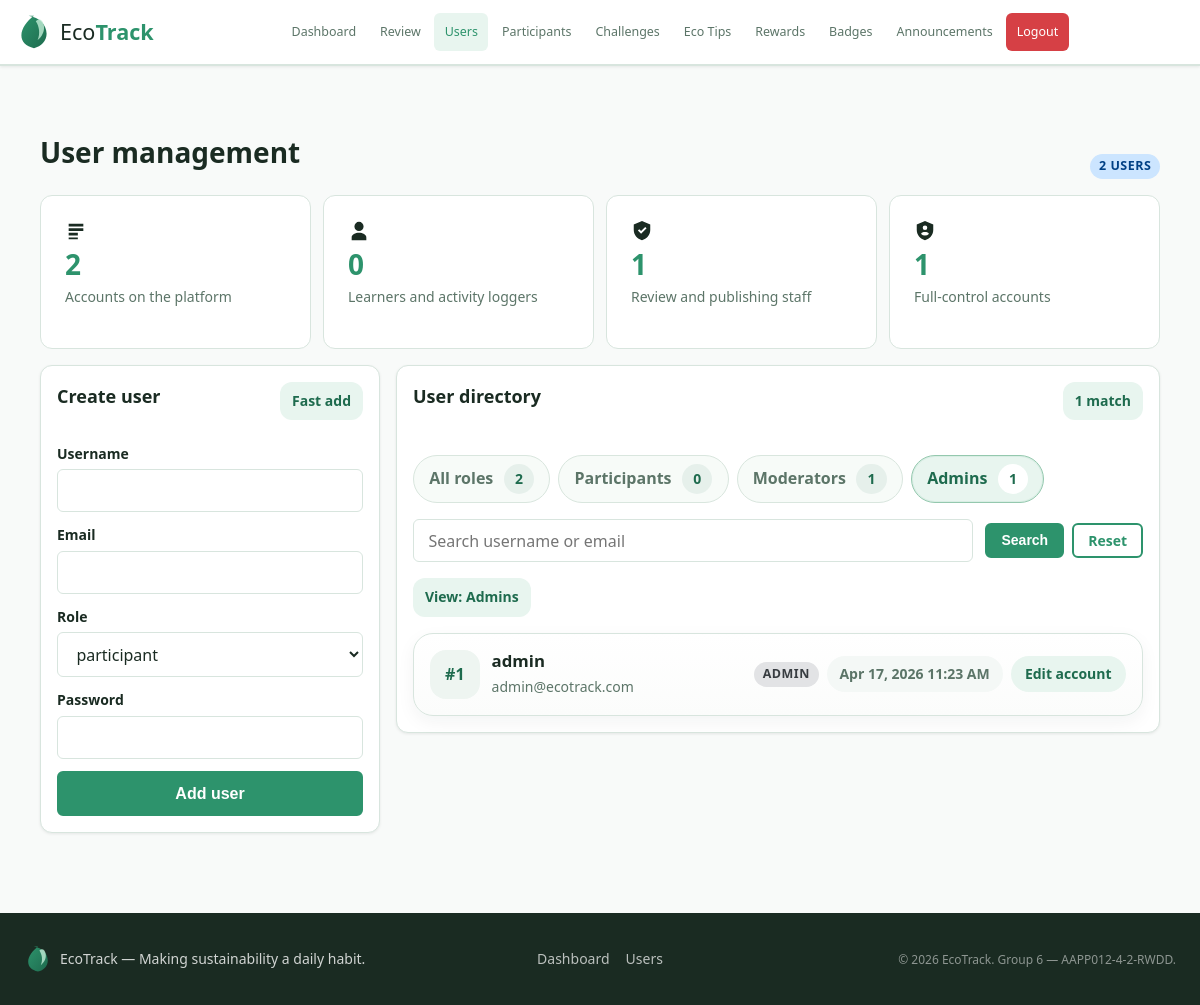
/admin/user_management.php?role=admin (signed in), run on the app's committed database.
### tables this page shows
CREATE TABLE IF NOT EXISTS users (
  user_id INT AUTO_INCREMENT PRIMARY KEY,
  username VARCHAR(50) NOT NULL UNIQUE,
  email VARCHAR(100) NOT NULL UNIQUE,
  password VARCHAR(255) NOT NULL,
  role ENUM('participant','moderator','admin') NOT NULL DEFAULT 'participant',
  points INT NOT NULL DEFAULT 0,
  streak INT NOT NULL DEFAULT 0,
  last_checkin DATE DEFAULT NULL,
  avatar VARCHAR(255) DEFAULT NULL,
  created_at DATETIME DEFAULT CURRENT_TIMESTAMP,
  INDEX idx_users_role (role)
);

### includes/auth.php (called while the page is built, shortened)
<?php
function takeFormOld(): array
{
    $old = $_SESSION['form_old'] ?? [];
    return is_array($old) ? $old : [];
}

### includes/helpers.php (called while the page is built, shortened)
<?php
function sanitise(mixed $value): string
{
    return htmlspecialchars((string)$value, ENT_QUOTES | ENT_SUBSTITUTE, 'UTF-8');
}

### admin/user_management.php (the view, shortened to what this page needs)
<?php
$pdo = getPDO();
$old = takeFormOld();
$userForm = [
    'username' => $old['username'] ?? '',
    'email'    => $old['email'] ?? '',
    'role'     => $old['role'] ?? 'participant',
];
$roleCounts = [
    'participant' => 0,
    'moderator' => 0,
    'admin' => 0,
];
$roleRows = $pdo->query('SELECT role, COUNT(*) AS total FROM users GROUP BY role')->fetchAll() ?: [];
foreach ($roleRows as $row) {
    $roleKey = (string)($row['role'] ?? '');
    if (array_key_exists($roleKey, $roleCounts)) {
        $roleCounts[$roleKey] = (int)$row['total'];
    }
}
$totalUsers = array_sum($roleCounts);
$filterRole = $_GET['role'] ?? 'all';
$searchQuery = trim($_GET['q'] ?? '');
$currentPage = max(1, (int)($_GET['page'] ?? 1));
$perPage = 8;
$where = [];
$params = [];
if ($filterRole !== 'all') {
    $where[] = 'role = :role';
    $params['role'] = $filterRole;
}
$whereSql = $where ? ' WHERE ' . implode(' AND ', $where) : '';
$countStmt = $pdo->prepare('SELECT COUNT(*) FROM users' . $whereSql);
$countStmt->execute($params);
$filteredUsers = (int)$countStmt->fetchColumn();
$totalPages = max(1, (int)ceil($filteredUsers / $perPage));
$currentPage = min($currentPage, $totalPages);
$offset = ($currentPage - 1) * $perPage;
$userStmt = $pdo->prepare(
    'SELECT user_id, username, email, role, created_at
     FROM users' . $whereSql . '
     ORDER BY FIELD(role, "admin", "moderator", "participant"), username ASC, user_id ASC
     LIMIT :limit OFFSET :offset'
);
foreach ($params as $key => $param) {
    $userStmt->bindValue(':' . $key, $param);
}
$userStmt->bindValue(':limit', $perPage, PDO::PARAM_INT);
$userStmt->bindValue(':offset', $offset, PDO::PARAM_INT);
$userStmt->execute();
$users = $userStmt->fetchAll() ?: [];
$buildUserManagementUrl = static function (array $overrides = []) use ($filterRole, $searchQuery, $currentPage): string {
    $params = [
        'role' => $filterRole,
        'q' => $searchQuery,
        'page' => $currentPage,
    ];
    foreach ($overrides as $key => $value) {
        $params[$key] = $value;
    }
    if (($params['role'] ?? 'all') === 'all') {
        unset($params['role']);
    }
    if (($params['q'] ?? '') === '') {
        unset($params['q']);
    }
    if (($params['page'] ?? 1) <= 1) {
        unset($params['page']);
    }
    $query = http_build_query($params);
    return 'user_management.php' . ($query ? '?' . $query : '');
};
$formatCreated = static function (?string $value): string {
    if (!$value) {
        return 'Unknown date';
    }
    $timestamp = strtotime($value);
    if ($timestamp === false) {
        return $value;
    }
    return date('M j, Y g:i A', $timestamp);
};
$roleMeta = [
    'admin' => ['label' => 'Admin', 'badge' => 'badge-grey'],
    'moderator' => ['label' => 'Moderator', 'badge' => 'badge-amber'],
    'participant' => ['label' => 'Participant', 'badge' => 'badge-blue'],
];
$roleFilters = [
    'all' => ['label' => 'All roles', 'count' => $totalUsers],
    'participant' => ['label' => 'Participants', 'count' => $roleCounts['participant']],
    'moderator' => ['label' => 'Moderators', 'count' => $roleCounts['moderator']],
    'admin' => ['label' => 'Admins', 'count' => $roleCounts['admin']],
];
$activeFilterLabel = $roleFilters[$filterRole]['label'] ?? 'All roles';
require_once __DIR__ . '/../layout/header.php';
?>
<div class="container page-shell admin-user-management-shell">
  <div class="section-header admin-user-management-header">
    <div>
      <h1 class="section-header__title">User management</h1>
    </div>
    <span class="badge badge-blue"><?= $totalUsers ?> user<?= $totalUsers === 1 ? '' : 's' ?></span>
  </div>
  <div class="dashboard-grid admin-user-summary-grid">
    <article class="stat-widget admin-user-summary-card">
      <span class="stat-widget__icon" aria-hidden="true"><svg viewBox="0 0 24 24" width="22" height="22" fill="currentColor"><path d="M4 4h16v3H4V4Zm0 5h16v3H4V9Zm0 5h10v3H4v-3Zm0 5h10v2H4v-2Z"/></svg></span>
      <span class="stat-widget__value"><?= $totalUsers ?></span>
      <span class="stat-widget__label">Accounts on the platform</span>
    </article>
    <article class="stat-widget admin-user-summary-card">
      <span class="stat-widget__icon" aria-hidden="true"><svg viewBox="0 0 24 24" width="22" height="22" fill="currentColor"><path d="M12 12a5 5 0 1 0-5-5 5 5 0 0 0 5 5Zm0 2c-4 0-8 2-8 5v3h16v-3c0-3-4-5-8-5Z"/></svg></span>
      <span class="stat-widget__value"><?= $roleCounts['participant'] ?></span>
      <span class="stat-widget__label">Learners and activity loggers</span>
    </article>
    <article class="stat-widget admin-user-summary-card">
      <span class="stat-widget__icon" aria-hidden="true"><svg viewBox="0 0 24 24" width="22" height="22" fill="currentColor"><path d="M12 1 3 5v6c0 5.2 3.8 10 9 11 5.2-1 9-5.8 9-11V5l-9-4Zm-1 14-3.5-3.5L9 10l2 2 4.5-4.5L17 9l-6 6Z"/></svg></span>
      <span class="stat-widget__value"><?= $roleCounts['moderator'] ?></span>
      <span class="stat-widget__label">Review and publishing staff</span>
    </article>
    <article class="stat-widget admin-user-summary-card">
      <span class="stat-widget__icon" aria-hidden="true"><svg viewBox="0 0 24 24" width="22" height="22" fill="currentColor"><path d="M12 1 3 5v6c0 5.2 3.8 10 9 11 5.2-1 9-5.8 9-11V5l-9-4Zm0 5a2.5 2.5 0 1 1-2.5 2.5A2.5 2.5 0 0 1 12 6Zm0 11a6 6 0 0 1-4.2-1.8C7.8 13.7 10 13 12 13s4.2.7 4.2 2.2A6 6 0 0 1 12 17Z"/></svg></span>
      <span class="stat-widget__value"><?= $roleCounts['admin'] ?></span>
      <span class="stat-widget__label">Full-control accounts</span>
    </article>
  </div>
  <div class="admin-user-management-layout">
    <aside class="card admin-user-create-card">
      <div class="admin-user-create-card__header">
        <div>
          <h2 class="card-title">Create user</h2>
        </div>
        <span class="inline-pill-note">Fast add</span>
      </div>
      <form method="POST" class="form-card admin-user-create-form">
        <div class="form-group mb-0">
          <label for="create_username">Username</label>
          <input type="text" id="create_username" name="username" maxlength="50" value="<?= sanitise($userForm['username']) ?>" required>
        </div>
        <div class="form-group mb-0">
          <label for="create_email">Email</label>
          <input type="email" id="create_email" name="email" maxlength="100" value="<?= sanitise($userForm['email']) ?>" required>
        </div>
        <div class="form-group mb-0">
          <label for="create_role">Role</label>
          <select id="create_role" name="role">
            <option value="participant" <?= $userForm['role'] === 'participant' ? 'selected' : '' ?>>participant</option>
          </select>
        </div>
        <div class="form-group mb-0">
          <label for="create_password">Password</label>
          <input type="password" id="create_password" name="password" minlength="8" required>
        </div>
        <button type="submit" class="btn btn-primary btn-block">Add user</button>
      </form>
    </aside>
    <section class="card admin-user-directory-card">
      <div class="admin-card-header admin-user-directory-card__header">
        <div>
          <h2 class="card-title">User directory</h2>
        </div>
        <span class="inline-pill-note"><?= $filteredUsers ?> match<?= $filteredUsers === 1 ? '' : 'es' ?></span>
      </div>
      <div class="admin-user-role-switch" aria-label="Filter users by role">
        <?php foreach ($roleFilters as $roleKey => $filter): ?>
          <a
            href="<?= sanitise($buildUserManagementUrl(['role' => $roleKey, 'page' => 1])) ?>"
            class="admin-user-role-chip<?= $filterRole === $roleKey ? ' admin-user-role-chip--active' : '' ?>"
          >
            <span><?= sanitise($filter['label']) ?></span>
            <strong><?= (int)$filter['count'] ?></strong>
          </a>
        <?php endforeach; ?>
      </div>
      <form method="GET" class="admin-user-toolbar">
        <div class="admin-user-toolbar__search">
          <input type="text" id="user_search" name="q" value="<?= sanitise($searchQuery) ?>" placeholder="Search username or email">
        </div>
        <div class="admin-user-toolbar__filters">
          <button type="submit" class="btn btn-primary btn-sm">Search</button>
          <?php if ($searchQuery !== '' || $filterRole !== 'all'): ?>
            <a href="user_management.php" class="btn btn-outline btn-sm">Reset</a>
          <?php endif; ?>
        </div>
      </form>
      <div class="admin-user-results-bar">
        <span class="inline-pill-note">View: <?= sanitise($activeFilterLabel) ?></span>
      </div>
      <?php if (empty($users)): ?>
        <div class="admin-user-empty">
          <h3>No users match this view</h3>
          <p class="empty-state__text">Try clearing the search or switching the role filter to see more accounts.</p>
        </div>
      <?php else: ?>
        <div class="admin-user-list">
          <?php foreach ($users as $u): ?>
            <?php $meta = $roleMeta[$u['role']] ?? $roleMeta['participant']; ?>
            <details class="admin-user-item">
              <summary class="admin-user-item__summary">
                <div class="admin-user-item__identity">
                  <span class="admin-user-item__id">#<?= (int)$u['user_id'] ?></span>
                  <div class="admin-user-item__identity-body">
                    <strong><?= sanitise($u['username']) ?></strong>
                    <p><?= sanitise($u['email']) ?></p>
                  </div>
                </div>
                <div class="admin-user-item__stats">
                  <span class="badge <?= $meta['badge'] ?>"><?= sanitise($meta['label']) ?></span>
                  <span class="admin-user-item__metric"><?= sanitise($formatCreated((string)$u['created_at'])) ?></span>
                  <span class="admin-user-item__toggle">Edit account</span>
                </div>
              </summary>
            </details>
          <?php endforeach; ?>
        </div>
      <?php endif; ?>
    </section>
  </div>
</div>
<?php require_once __DIR__ . '/../layout/footer.php'; ?>

### data on the page
users: user_id "1", username "admin", email "admin@ecotrack.com", role "ADMIN", created_at "Apr 17, 2026 11:23 AM"

### other printed values
$label "Dashboard Review Users Participants Challenges Eco Tips Rewards Badges Announcements"
$totalUsers "2"
$roleCounts['participant'] "0"
$roleCounts['moderator'] "1"
$roleCounts['admin'] "1"
$filteredUsers "1"
sanitise($filter['label']) "All roles"
$filter['count'] "2"
sanitise($filter['label']) "Participants"
$filter['count'] "0"
sanitise($filter['label']) "Moderators"
$filter['count'] "1"
sanitise($filter['label']) "Admins"
sanitise($activeFilterLabel) "Admins"
